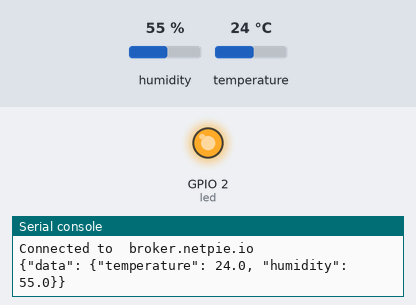
The program below on a simulated ESP32 board running MicroPython. Parts: output pins drawn as LEDs (lit = HIGH), the last lines printed to the serial console. The test bench sets the inputs (shaded band); at power-on: humidity 55 %, temperature 24 °C. WiFi joins after 1.5 s; no MQTT or app messages arrive unless stated.

Above: at 2.6 s.
At 4.6 s:
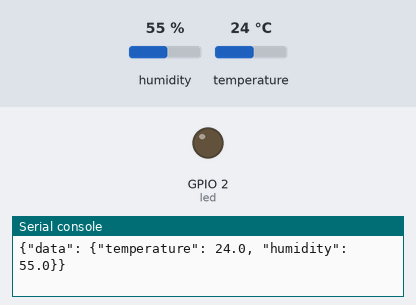
Timing chart, 0 to 6.9 s (numbered marks = the images above):
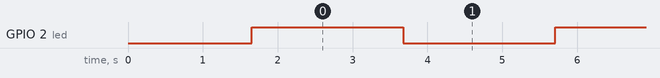

Measured:
- by itself, GPIO 2 (led): alternates HIGH for 2.0 s and LOW for 2.0 s

The program:

netpie_test.py
```python
# NETPIE_test.py
# dew.ninja  June 2021
# basic upython program on NETPIE 2020
#import sys
import dht
import machine
from machine import Pin
from utime import sleep_ms

#import paho.mqtt.client as mqtt
from umqtt.simple import MQTTClient
import ujson
import network

wifi_ssid = ""  # Fill in  your wifi info
wifi_pwd = ""


MQTT_BROKER = "broker.netpie.io"
MQTT_CLIENT = ""  # Fill in your NETPIE2020 data
MQTT_USER = ""
MQTT_PWD = ""
sensor_data = {'temperature': 0, 'humidity': 0}
d = dht.DHT22(machine.Pin(4))
led = Pin(2, Pin.OUT)

def wifi_connect():
    wlan = network.WLAN(network.STA_IF)
    wlan.active(True)
    if not wlan.isconnected():
        print('connecting to network...')
        wlan.connect(wifi_ssid, wifi_pwd)
        while not wlan.isconnected():
            pass
    print('network config:', wlan.ifconfig())

def init_client():
    global client

    print("Trying to connect to mqtt broker.")
    #wifi.connect()
    try:
        client = MQTTClient(MQTT_CLIENT, MQTT_BROKER, port=1883, user=MQTT_USER,
                            password=MQTT_PWD)
        #client.set_callback(callback)
        client.connect()
        print("Connected to ",MQTT_BROKER)
        #t = config.mqtt_topic + b"/#"
        #client.subscribe(t)
        #print("Subscribed to %s topic" % t)
    except:
        print("Trouble to init mqtt.")


#def on_connect(client, userdata, flags, rc):
#    print("Result from connect: {}".format(
#        mqtt.connack_string(rc)))
    # client.subscribe("@shadow/data/updated")


wifi_connect()  # connect to WiFi network
init_client()

#client = mqtt.Client(protocol=mqtt.MQTTv311,
#                     client_id=CLIENT_ID, clean_session=True)
#client.username_pw_set(DEVICE_TOKEN)
#client.on_connect = on_connect
#client.on_message = on_message
#client.connect(NETPIE_HOST, 1883)
#client.loop_start()


try:
    while True:
        if led.value():  # toggle led
            led.off()
        else:
            led.on()
        d.measure()

        sensor_data['temperature'] = d.temperature()
        sensor_data['humidity'] = d.humidity()
        publish_str = ujson.dumps({"data": sensor_data})
        print(publish_str)
        client.publish("@shadow/data/update", publish_str)
        sleep_ms(2000)


except KeyboardInterrupt:
    pass

#client.loop_start()
client.disconnect()
```
